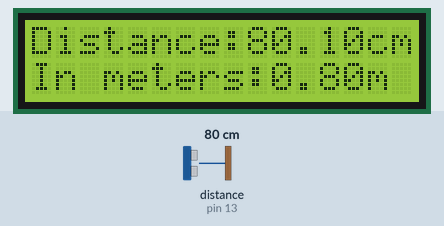
The sketch below on a simulated Arduino Uno, built with avr-gcc and run on an emulated ATmega328P. On the bench: 16×2 character LCD. Wiring (inferred from the names in the program): ultrasonic range finder: trigger pin 10; echo pin 13. The test bench sets the inputs (shaded band); at power-on: distance to the obstacle (sensor on pin 13) 80 cm. The echo pulse lasts 58.3 µs per cm; what the sketch prints to the serial monitor is not drawn.

Above: at 7.2 s.
7.3 s: distance to the obstacle (sensor on pin 13) set to 2 cm
At 11.0 s:
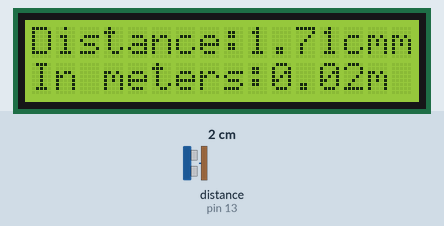
11.3 s: distance to the obstacle (sensor on pin 13) set to 4 cm
At 12.9 s:
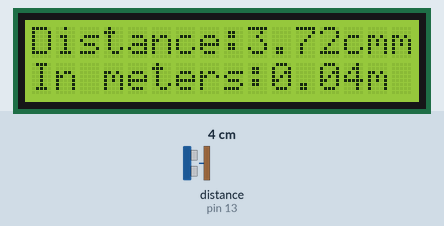
14.6 s: distance to the obstacle (sensor on pin 13) set to 9 cm
At 16.0 s:
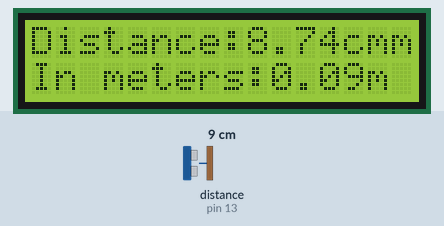
Timing chart, 0 to 17.6 s (numbered marks = the images above; inputs shaded):
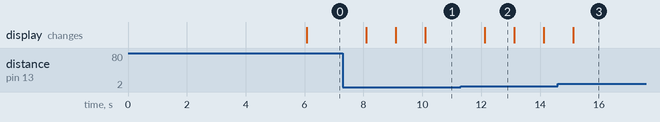

Measured:
- after the input at 7.3 s, the display: changes after 0.79 s (image 1)
- after the input at 11.3 s, the display: changes after 0.82 s (image 2)
- after the input at 14.6 s, the display: changes after 0.54 s (image 3)
- what the display in image 2 shows lasts 1.0 s, from 12.1 s to 13.1 s

The sketch:

Ulrick_Takam_-_Ultrasonic_Sensor_1_.ino
```cpp
int trig=10; //define pin 10 as the trigger
int echo=13; // define pin 13 as the echo
int duration;
float distance; //Float stores distance value in cm
float meter; //Float stores distance value in m

// include the library code for the LCD
#include <LiquidCrystal.h>

// initialize the library by associating any needed LCD interface pin
// with the arduino pin number it is connected to
const int rs = 12, en = 11, d4 = 5, d5 = 4, d6 = 3, d7 = 2;
LiquidCrystal lcd(rs, en, d4, d5, d6, d7);

void setup()
{
 lcd.begin(16, 2); // set up the LCD's number of columns and rows
 Serial.begin(9600); //initialize serial communication
 pinMode(trig, OUTPUT); //define the trigger pin as an output
 digitalWrite(trig, LOW); //assign the value 0 to the trigger pin
 delayMicroseconds(2);
 pinMode(echo, INPUT); //define the echo pin as an output
 delay(6000); //Delay to stabilize the program and device
 Serial.println("Distance:");
}
void loop()
{
 digitalWrite(trig, HIGH); //write the trigger value as 1
 delayMicroseconds(10); //wait 10 microseconds
 digitalWrite(trig, LOW); //write the trigger value as 0
 duration = pulseIn(echo, HIGH); //make the echo value pulse from 1 to 0 continuously
 if(duration>=38000.00){ //if the signal from the echo takes 38000 mircroseconds or more to come back tot he trigger, display out of range on the serial monitor and LCD
 Serial.print("Out range");
 lcd.setCursor(0, 0);
 lcd.print("Out of range");
 }
 else{ //if not, execute this program
 distance = duration/58.00; //equation for the distance in cm
 Serial.print(distance); //print the distance in cm on the serial monitor
 Serial.print("cm");
 lcd.setCursor(0, 0); //set the lcd cursor to the first column and first row
 lcd.print("Distance:"); //print the distance in cm on the LCD
 lcd.print(distance);
 lcd.print("cm");
 meter=distance/100; //equation for the distance in meters
 Serial.print("In meters: "); //print the distance in m on the serial monitor
 Serial.print(meter);
 Serial.println("m");
 lcd.setCursor(0, 1); //set the lcd cursor to the first column and second row
 lcd.print("In meters:"); //print the distance in m on the LCD
 lcd.print(meter);
 lcd.print("m");
 }
 delay(1000); //delay between the loops
}
```
